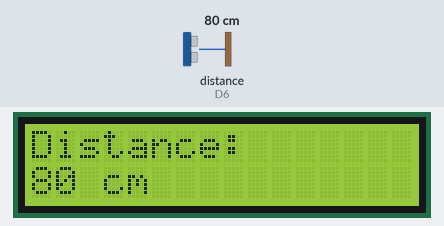
The sketch below on a simulated ESP8266 (NodeMCU). Parts: 16×2 character LCD. Wiring (inferred from the names in the program): ultrasonic range finder: trigger D5; echo D6. Inputs (shaded band) come from the test bench; at power-on: distance to the obstacle (sensor on D6) 80 cm. The echo pulse lasts 58.3 µs per cm.

Above: at 3.2 s.
3.3 s: distance to the obstacle (sensor on D6) set to 2 cm
At 4.1 s:
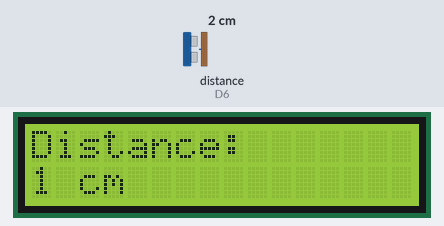
5.1 s: distance to the obstacle (sensor on D6) set to 4 cm
At 5.9 s:
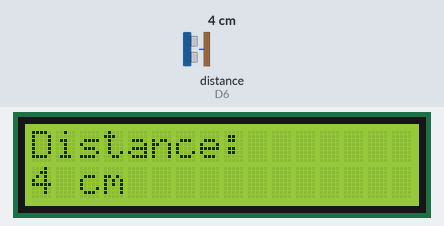
6.7 s: distance to the obstacle (sensor on D6) set to 9 cm
At 7.8 s:
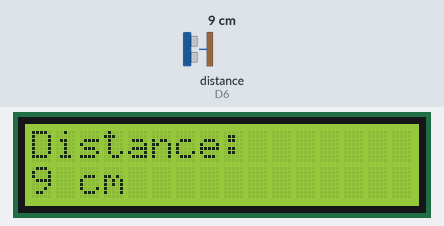
Timing chart, 0 to 9.7 s (numbered marks = the images above; inputs shaded):
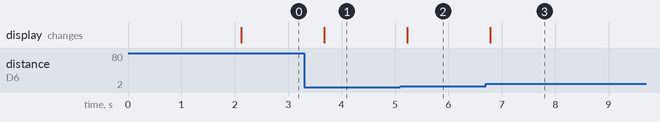

The sketch:

HC_SR04_UltraSonic.ino
```cpp
// This Code is Designed by Prince Kushwaha

#include <Wire.h>
#include <LiquidCrystal_I2C.h>

// Define the HC-SR04 pins (reassigned to avoid conflicts)
#define TRIG_PIN D5 // GPIO14 on NodeMCU
#define ECHO_PIN D6 // GPIO12 on NodeMCU

// Initialize the LCD, set the address to 0x27 and dimensions 16x2
LiquidCrystal_I2C lcd(0x27, 16, 2);

void setup() {
  // Initialize I2C communication with specified SDA and SCL pins
  Wire.begin(D2, D1); // SDA = D2 (GPIO4), SCL = D1 (GPIO5)

  // Set the TRIG_PIN as an OUTPUT and ECHO_PIN as an INPUT
  pinMode(TRIG_PIN, OUTPUT);
  pinMode(ECHO_PIN, INPUT);

  // Initialize the LCD
  lcd.init();
  lcd.backlight();
  lcd.setCursor(0, 0);
  lcd.print("HC-SR04 Sensor");
  lcd.setCursor(0, 1);
  lcd.print("Initializing...");

  // Give some time for the setup
  delay(2000);
  lcd.clear();
}

void loop() {
  // Clear the TRIG_PIN by setting it LOW for 2 microseconds
  digitalWrite(TRIG_PIN, LOW);
  delayMicroseconds(2);

  // Trigger the sensor by setting the TRIG_PIN HIGH for 10 microseconds
  digitalWrite(TRIG_PIN, HIGH);
  delayMicroseconds(10);
  digitalWrite(TRIG_PIN, LOW);

  // Read the ECHO_PIN, returns the sound wave travel time in microseconds
  long duration = pulseIn(ECHO_PIN, HIGH);

  // Calculate the distance in centimeters
  long distance = (duration / 2) / 29.1;

  // Display the distance on the LCD
  lcd.clear();
  lcd.setCursor(0, 0);
  lcd.print("Distance:");
  lcd.setCursor(0, 1);
  lcd.print(distance);
  lcd.print(" cm");

  // Short delay before the next measurement
  delay(500);
}
```

Measured:
- after the input at 3.3 s, the display: changes after 0.38 s (image 1)
- after the input at 5.1 s, the display: changes after 0.13 s (image 2)
- after the input at 6.7 s, the display: changes after 0.08 s (image 3)
